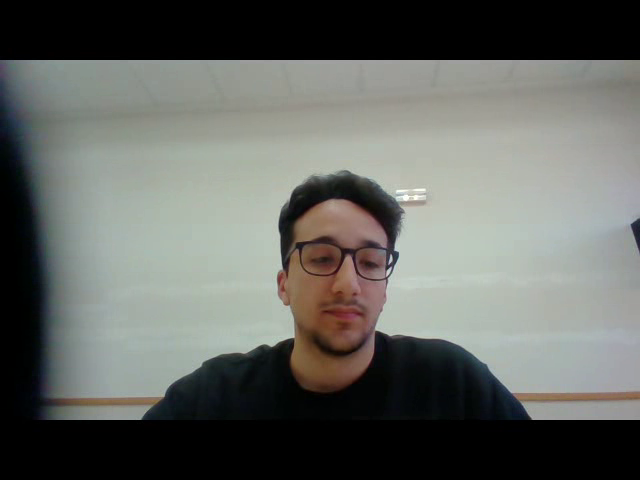
#> input picture frame 9 of practica1/videoCapturado.mp4, 640 x 480 px, given in place of the camera
$ python train_IA.py 5
#> lines starting #> are read from the running program, lines starting #| are printed output that depends on the picture
import cv2
import os
import sys


# Creamos una carpeta para almacenar los rostros si esta no existe
carpeta_rostros = 'rostros'

if not os.path.exists('rostros'):
    print('Carpeta creada: rostros')
    os.makedirs(carpeta_rostros, exist_ok=True)

try:
    max_images = int(sys.argv[1])  # Número máximo de imágenes que se guardarán
except IndexError:
    print('Error: No se ha proporcionado el número máximo de imágenes como parámetro.')
    sys.exit(1)

# Inicializar la cámara
# Está inicializada a 1 para que utilice app móvil IRIUN WEBCAM
cap = cv2.VideoCapture(0)
faceClassif = cv2.CascadeClassifier('clasificadores\haarcascade_frontalface_default.xml')
count = 0
max_images = int(sys.argv[1])  # Número máximo de imágenes que se guardarán

while True:
    ret, frame = cap.read()
#> frame is the input picture: shape (480, 640, 3); mean B, G, R 97.6, 102, 99.7
    frame = cv2.flip(frame, 1)
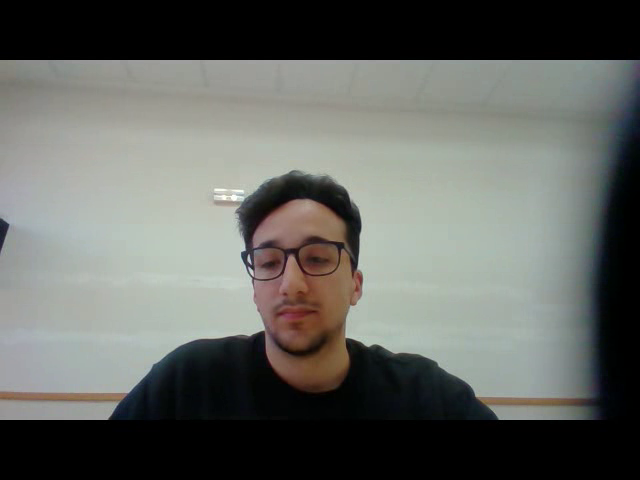
#> frame: shape (480, 640, 3); mean B, G, R 97.6, 102, 99.7
    gray = cv2.cvtColor(frame, cv2.COLOR_BGR2GRAY)
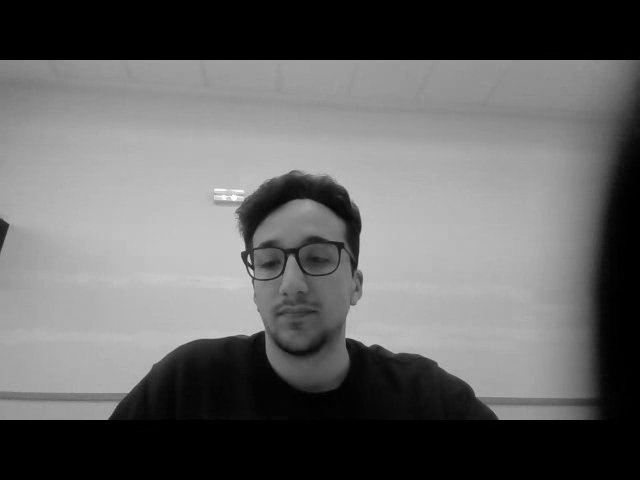
#> gray: shape (480, 640); min 0, max 255, mean 100.8
    auxFrame = frame.copy()
    faces = faceClassif.detectMultiScale(gray, 1.3, 5)
#> faces = [[231, 207, 134, 134]]
    k = cv2.waitKey(1)
#> (key Esc is pressed here)

    if k == 27 or count >= max_images:
        break

    for (x, y, w, h) in faces:
        cv2.rectangle(frame, (x, y), (x+w, y+h), (128, 0, 255), 2)
        rostro = auxFrame[y:y+h, x:x+w]
        rostro = cv2.resize(rostro, (150, 150), interpolation=cv2.INTER_CUBIC)

        nombre_rostro = os.path.join(carpeta_rostros, 'rostro_{}.jpg'.format(count))
        cv2.imwrite(nombre_rostro, rostro)
        cv2.imshow('rostro', rostro)
        count = count + 1

    cv2.rectangle(frame, (10, 5), (450, 25), (255, 255, 255), -1)
    cv2.putText(frame, f'Presione ESC para salir | Imágenes guardadas: {count}/{max_images}', (10, 20), 2, 0.5, (128, 0, 255), 1, cv2.LINE_AA)
    cv2.imshow('frame', frame)

cap.release()
cv2.destroyAllWindows()

$ run again, starting later in the video
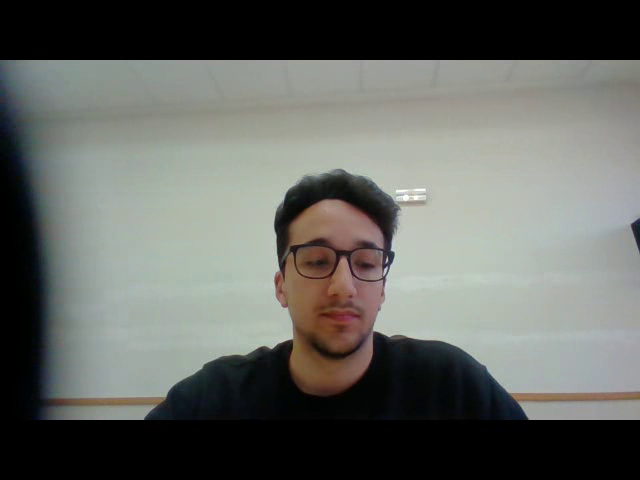
#> input picture frame 44 of practica1/videoCapturado.mp4, 640 x 480 px, given in place of the camera
#> frame is the input picture: shape (480, 640, 3); mean B, G, R 97.9, 102.5, 100.2
#> `frame = cv2.flip(frame, 1)`:
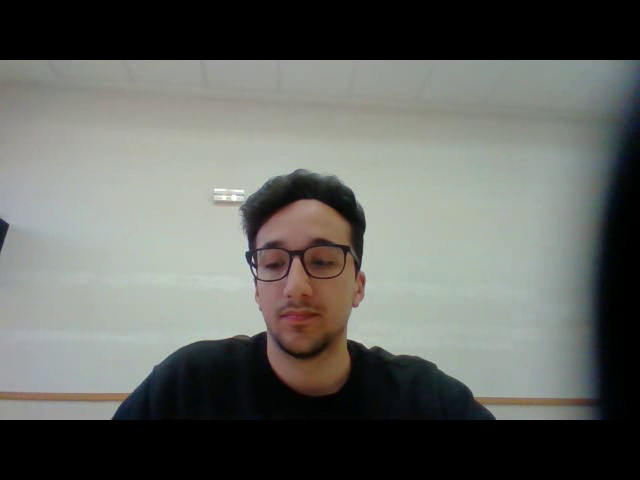
#> frame: shape (480, 640, 3); mean B, G, R 97.9, 102.5, 100.2
#> `gray = cv2.cvtColor(frame, cv2.COLOR_BGR2GRAY)`:
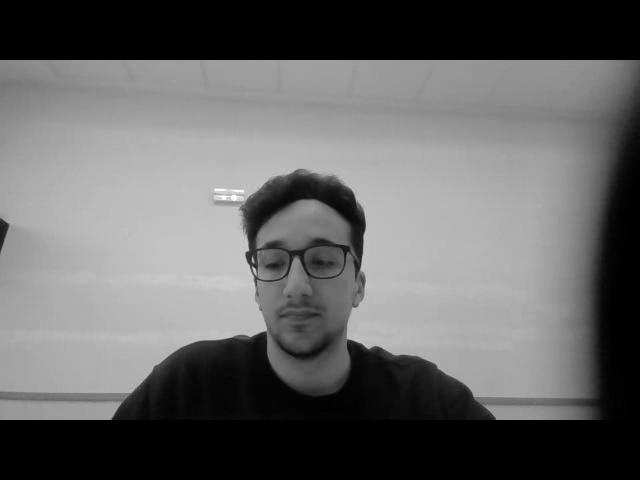
#> gray: shape (480, 640); min 0, max 255, mean 101.2
#> faces = [[233, 207, 137, 137]]

$ run again, starting later in the video
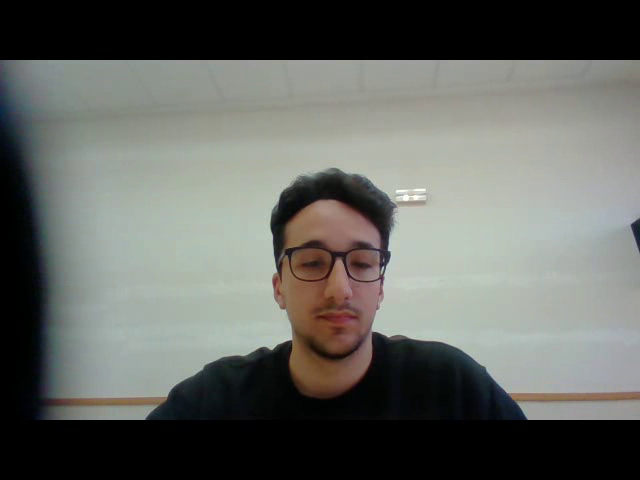
#> input picture frame 78 of practica1/videoCapturado.mp4, 640 x 480 px, given in place of the camera
#> frame is the input picture: shape (480, 640, 3); mean B, G, R 97.9, 102.6, 100.5
#> `frame = cv2.flip(frame, 1)`:
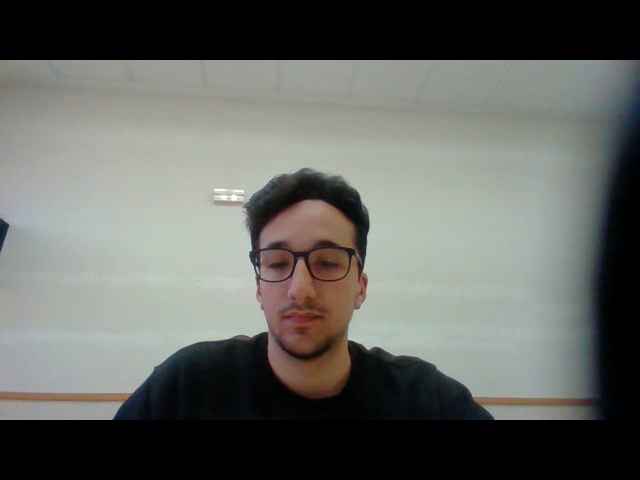
#> frame: shape (480, 640, 3); mean B, G, R 97.9, 102.6, 100.5
#> `gray = cv2.cvtColor(frame, cv2.COLOR_BGR2GRAY)`:
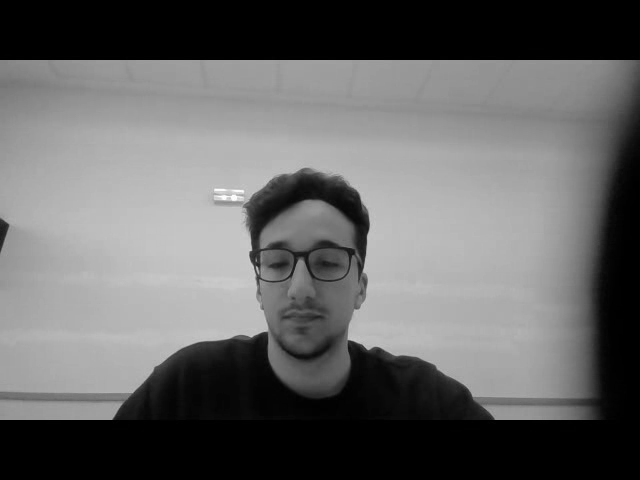
#> gray: shape (480, 640); min 0, max 255, mean 101.4
#> faces = [[236, 209, 138, 138]]
